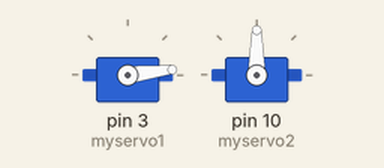
Bench run of a sketch on a simulated Arduino Uno, built with avr-gcc and run on an emulated ATmega328P. Parts: 2 × servo.

Above: at 0.05 s.
At 0.25 s:
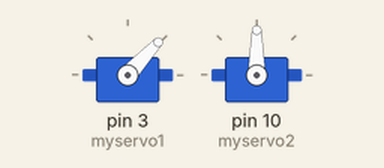
At 0.45 s:
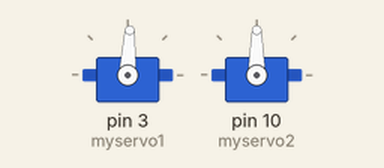
At 0.9 s:
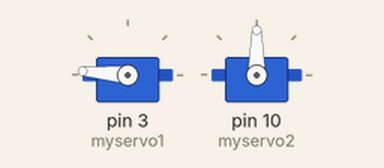
Timing chart, 0 to 3.0 s (numbered marks = the images above):
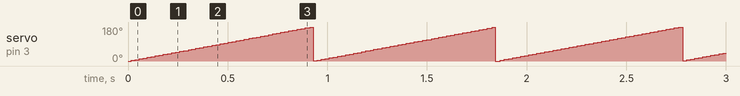

Measured:
- by itself, servo on pin 3 (myservo1): ramps from 0° to 180° and jumps back, once every 0.92 s

The sketch:

normal_code_for_servo.ino
```cpp
#include <Servo.h>

Servo myservo1, myservo2;   // Create servo object to control a servo
// a maximum of 8 servo objects can be created

int pos = 0;  // variable to store the servo position

void setup()
{
  myservo1.attach(3); // attaches the servo on pin 3 to the servo object
  myservo2.attach(10);
}

void loop()
{
  // if you are using a normal 180-degree servo, try the following
  // The code below sweeps the servo from 0 to 180 degrees
  // If you notice that your servo is "trashing" when it reaches the ends of its travel
  // path, increase the low end by a little (say, make it 10 degrees) and decrease the
  // top end by a little (say, make it 170 degrees);
  for (pos = 0; pos <= 180; pos += 1) // goes from 0 degrees to 180 degrees
  {
    // in steps of 1 degree
    myservo1.write(pos);    // tell servo 1 to go to position in variable 'pos'
    //myservo2.write(pos);  // tell servo 2 to go to position in variable 'pos'
    delay(5);               // wait 5 ms for the servo to reach the position
  }
  for (pos = 0; pos >= 0; pos -= 1) // goes from 180 degrees to 0 degrees
  {
    // in steps of 1 degree
    myservo1.write(pos);    // tell servo 1 to go to position in variable 'pos'
    //myservo2.write(pos);  // tell servo 2 to go to position in variable 'pos'
    delay(5);               // wait 5 ms for the servo to reach the position
  }

  // uncomment the following lines to test your servo's ability to hold a position
  // you can set the position of a servo and hold it
  //  myservo1.write(85);  // Servo 1 go to position 85
  //  myservo2.write(110); // Servo 2 go to position 110
  //  delay(500);
  //
  //  myservo1.write(20);  // Servo 1 go to position 20
  //  myservo2.write(10); // Servo 2 go to position 10
  //  delay(500);
  //
  //  myservo1.write(170);  // Servo 1 go to position 170
  //  myservo2.write(160); // Servo 2 go to position 160
  //  delay(500);
}
```
